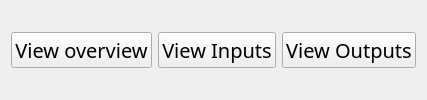
                   <widget class="QWidget" name="tradeupButtons" native="true">
                    <property name="styleSheet">
                     <string notr="true"/>
                    </property>
                    <layout class="QHBoxLayout" name="horizontalLayout_17">
                     <item>
                      <widget class="QPushButton" name="buttonTradeupViewOverview">
                       <property name="font">
                        <font>
                         <family>SystemHud</family>
                         <pointsize>15</pointsize>
                         <weight>50</weight>
                         <bold>false</bold>
                        </font>
                       </property>
                       <property name="text">
                        <string>View overview</string>
                       </property>
                      </widget>
                     </item>
                     <item>
                      <widget class="QPushButton" name="buttonTradeupViewInputs">
                       <property name="font">
                        <font>
                         <family>SystemHud</family>
                         <pointsize>15</pointsize>
                         <weight>50</weight>
                         <bold>false</bold>
                        </font>
                       </property>
                       <property name="text">
                        <string>View Inputs</string>
                       </property>
                      </widget>
                     </item>
                     <item>
                      <widget class="QPushButton" name="buttonTradeupViewOutputs">
                       <property name="font">
                        <font>
                         <family>SystemHud</family>
                         <pointsize>15</pointsize>
                         <weight>50</weight>
                         <bold>false</bold>
                        </font>
                       </property>
                       <property name="text">
                        <string>View Outputs</string>
                       </property>
                      </widget>
                     </item>
                    </layout>
                   </widget>
